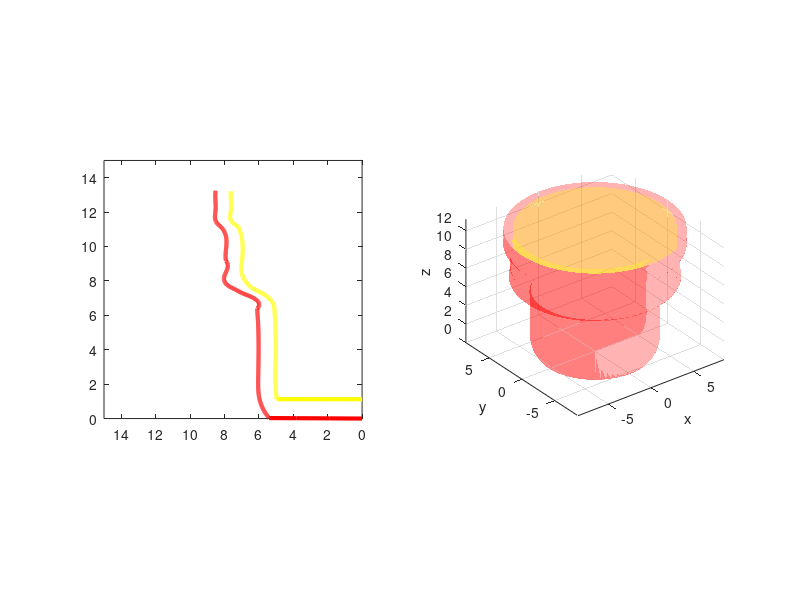

MATLAB code to generate this figure: (Note: this script raises an error after producing the figure.)
% Equipo8.m
% Modelo 2D y 3D de un portavasos para su impresión 3D. Contiene el
% cálculo del volumen y masa del portavasos, así como el costo de producción
% basado en el peso del material utilizado (PLA)-
% Integrantes: Alexa Martinez Escobedo — A00846107, Andrés Rodríguez Cantú — A01287002,
% Viviana González Cervantes — A01572270

clear; clf; clc;
%puntos en x
Px = [
    0.00000000000000;
    0.02829384143869;
    1.12438058710880;
    2.34647517130020;
    3.48843240570850;
    4.69049265245410;
    6.39341133534370;
    7.02021222699750;
    7.25711706852100;
    7.53645262792920;
    8.00000000000000;
    8.50565163089840;
    9.17156151452510;
    9.79830022852660;
    10.6013092058411;
    11.1301199957799;
    11.5022461072183;
    12.0702280667822;
    12.5794532719084;
    13.2453631555351;
];


%puntos Y
Py = [
    0.0000000000000;
    5.3987521943738;
    5.9597136428551;
    6.0398509926382;
    6.0199883424212;
    6.0199883424212;
    6.0999540049755;
    6.3384842998871;
    6.9112989913319;
    7.4381470717348;
    8.0121000000000;
    7.9121857971254;
    7.9121857971254;
    7.9121857971254;
    7.9121000000000;
    8.1863839845010;
    8.5172668503771;
    8.5172600000000;
    8.5170000000000;
    8.5170000000000;
];

hold on
delta = 0.01;

%función 1 fx
x = [Px(1), Px(2)];
y = [Py(1), Py(2)];
x1= Px(1) : delta : Px(2);
y1= spline(x, y, x1);

%función 2 gx
x = [Px(2), Px(3), Px(4), Px(5), Px(6), Px(7)];
y = [Py(2), Py(3), Py(4), Py(5), Py(6), Py(7)];
x2= Px(2) : delta : Px(7);
y2= spline(x, y, x2);

%función 3 hx
x = [Px(7), Px(8), Px(9)];
y = [Py(7), Py(8), Py(9)];
x3= Px(7) : delta : Px(9);
y3= spline(x, y, x3);

%función 4 px
x = [Px(9), Px(10)];
y = [Py(9), Py(10)];
x4= Px(9) : delta : Px(10);
y4= spline(x, y, x4);

%función 5 qx
x = [Px(10), Px(11), Px(12), Px(13)];
y = [Py(10), Py(11), Py(12), Py(13)];
x5= Px(10) : delta : Px(13);
y5= spline(x, y, x5);

%función 6 rx
x = [Px(13), Px(14), Px(15), Px(16)];
y = [Py(13), Py(14), Py(15), Py(16)];
x6= Px(13) : delta : Px(16);
y6= spline(x, y, x6);

%función 7 sx
x = [Px(16), Px(17), Px(18), Px(19), Px(20)];
y = [Py(16), Py(17), Py(18), Py(19), Py(20)];
x7= Px(16) : delta : Px(20);
y7= spline(x, y, x7);

%plot(x1, y1, 'r', 'LineWidth',3)
%plot(x2, y2, 'm', 'LineWidth',3)
%plot(x3, y3, 'c', 'LineWidth',3)
%plot(x4, y4, 'k', 'LineWidth',3)
%plot(x5, y5, 'r', 'LineWidth',3)
%plot(x6, y6, 'y', 'LineWidth',3)
%plot(x7, y7, 'y', 'LineWidth',3)

X = [x1, x2, x3, x4, x5, x6, x7];
Y = [y1, y2, y3, y4, y5, y6, y7];

xMin = min(X);
xMax = max(X);
yMin = min(Y);
yMax = max(Y);

%grafica 2d
subplot(1, 2, 1)
plot(X, Y, 'r', 'LineWidth', 3)
xlim([0 15])
ylim([0 15])
camroll(90)

%grafica 3d
% Gráfica 3D creada a partir 
subplot(1, 2, 2)
hold on
theta = linspace(0, 2*pi, 72);
[thetaGridOuter, xGridOuter] = meshgrid(theta, X);
radiusGridOuter = repmat(Y(:), 1, numel(theta));
% rotate so axis of revolution aligns with Z: axial coordinate = X
newXOuter = radiusGridOuter .* cos(thetaGridOuter);
newYOuter = radiusGridOuter .* sin(thetaGridOuter);
newZOuter = xGridOuter;
surf(newXOuter, newYOuter, newZOuter, ...
    'FaceColor', [1 0 0], ...
    'FaceAlpha', 0.3, ...
    'EdgeColor', 'none');
view(3)
axis equal
% after rotation, axial limits go on Z
xlim([-yMax yMax])
ylim([-yMax yMax])
zlim([xMin xMax])
xlabel('x')
ylabel('y')
zlabel('z')
grid on




%%%%%%%%%%%%%%%%%%%%%%%%%%%%parte 4



%obtener coeficientes 
P1 = vander(Px(1:2)) \ Py(1:2);
P2 = vander(Px(2:7)) \ Py(2:7);
P3 = vander(Px(7:9)) \ Py(7:9);
P4 = vander(Px(9:10)) \ Py(9:10);
P5 = vander(Px(10:13)) \ Py(10:13);
P6 = vander(Px(13:16)) \ Py(13:16);
P7 = vander(Px(16:20)) \ Py(16:20);


%crear funciones con los coeficientes
f1 = @(x) pi*(P1(1)*x+P1(2)).^2; 
f2 = @(x) pi*(P2(1)*x.^5 + P2(2)*x.^4 + P2(3)*x.^3 + P2(4)*x.^2 + P2(5)*x + P2(6)).^2; 
f3 = @(x) pi*(P3(1)*x.^2 + P3(2)*x + P3(3)).^2;
f4 = @(x) pi*(P4(1)*x+P4(2)).^2; 
f5 = @(x) pi*(P5(1)*x.^3 + P5(2)*x.^2 + P5(3)*x + P5(4)).^2;
f6 = @(x) pi*(P6(1)*x.^3 + P6(2)*x.^2 + P6(3)*x + P6(4)).^2;
f7 = @(x) pi *(P7(1)*x.^4 + P7(2)*x.^3 + P7(3)*x.^2 + P7(4)*x + P7(5)).^2;


v1 = integral(f1, Px(1), Px(2));
v2 = integral(f2, Px(2), Px(7));
v3 = integral(f3, Px(7), Px(9));
v4 = integral(f4, Px(9), Px(10));
v5 = integral(f5, Px(10), Px(13));
v6 = integral(f6, Px(13), Px(16));
v7 = integral(f7, Px(16), Px(20));

vt = v1 + v2 + v3 + v4 + v5 +v6+v7;
% disp("El volumen total es: " + vt + " cm^3")

%densidad del acero inoxidable 
densidad = 1.25; %g/cm^3

%masa de afuera
masa = vt * densidad;
% disp("La masa total del florero es " + masa + " gramos")

%masa en kg
masaEnKg = masa/1000;
% disp("Masa en kg: "+ masaEnKg)




%%%%%%%%%%%%PARTE INTERNA

PDx = [
    1.12300000000000;
    1.12438058710880;
    2.34647517130020;
    3.48843240570850;
    4.69049265245410;
    6.39341133534370;
    6.93399925442280;
    7.31119886263940;
    7.53516113001800;
    8.04791684743750;
    8.50000000000000;
    9.09110951391170;
    9.75411585882000;
    10.6013092058411;
    11.1660280399948;
    11.4936629577973;
    12.1079784286769;
    12.6403851701060;
    13.2137462762604;
];


PDy = [
    0.0000000000000; 
    4.9597136428551;
    5.0398509926382;
    5.0199883424212;
    5.0199883424212;
    5.0999540049755;
    5.3508500413040;
    5.8518182709667;
    6.3233177812375;
    6.8301797547786;
    7.0000000000000;
    6.9834170956167;
    6.9390003916599;
    7.0121000000000;
    7.2034894775654;
    7.6130331248185;
    7.6130331248185;
    7.6130331248185;
    7.6232717159998;
];


hold on
delta = 0.01;

%función delta 1
x = [PDx(1), PDx(2)];
y = [PDy(1), PDy(2)];
xD0= PDx(1) : delta : PDx(2);
yD0= spline(x, y, xD0);

%función delta 2 
x = [PDx(2), PDx(3), PDx(4), PDx(5), PDx(6)];
y = [PDy(2), PDy(3), PDy(4), PDy(5), PDy(6)];
xD1= PDx(2) : delta : PDx(6);
yD1= spline(x, y, xD1);

%función delta 3 
x = [PDx(6), PDx(7), PDx(8)];
y = [PDy(6), PDy(7), PDy(8)];
xD2= PDx(6) : delta : PDx(8);
yD2= spline(x, y, xD2);

%función delta 4 
x = [PDx(8), PDx(9)];
y = [PDy(8), PDy(9)];
xD3= PDx(8) : delta : PDx(9);
yD3= spline(x, y, xD3);

%función delta 5 
x = [PDx(9), PDx(10), PDx(11), PDx(12)];
y = [PDy(9), PDy(10), PDy(11), PDy(12)];
xD4= PDx(9) : delta : PDx(12);
yD4= spline(x, y, xD4);


%función delta 6
x = [PDx(12), PDx(13), PDx(14), PDx(15)];
y = [PDy(12), PDy(13), PDy(14), PDy(15)];
xD5= PDx(12) : delta : PDx(15);
yD5= spline(x, y, xD5);


%función delta 7
x = [PDx(15), PDx(16), PDx(17), PDx(18), PDx(19)];
y = [PDy(15), PDy(16), PDy(17), PDy(18), PDy(19)];
xD6= PDx(15) : delta : PDx(19);
yD6= spline(x, y, xD6);



%plot(xD1, yD1, 'r', 'LineWidth',3)
%plot(xD2, yD2, 'm', 'LineWidth',3)
%plot(xD3, yD3, 'c', 'LineWidth',3)
%plot(xD4, yD4, 'k', 'LineWidth',3)
%plot(xD5, yD5, 'r', 'LineWidth',3)
%plot(xD6, yD6, 'y', 'LineWidth',3)


XD = [xD0, xD1, xD2, xD3, xD4, xD5, xD6];
YD = [yD0, yD1, yD2, yD3, yD4, yD5, yD6];

xMin = min([xMin, XD]);
xMax = max([xMax, XD]);
yMin = min([yMin, YD]);
yMax = max([yMax, YD]);

%grafica 2d
subplot(1, 2, 1)
hold on
plot(XD, YD, 'y', 'LineWidth', 3)
xlim([0 15])
ylim([0 15])
% camroll(90)

%grafica 3d
subplot(1, 2, 2)
[thetaGridInner, xGridInner] = meshgrid(theta, XD);
radiusGridInner = repmat(YD(:), 1, numel(theta));
newXInner = radiusGridInner .* cos(thetaGridInner);
newYInner = radiusGridInner .* sin(thetaGridInner);
newZInner = xGridInner;
surf(newXInner, newYInner, newZInner, ...
    'FaceColor', [1 1 0], ...
    'FaceAlpha', 0.3, ...
    'EdgeColor', 'none');
view(3)
axis equal
% keep same shared limits after rotation
xlim([-yMax yMax])
ylim([-yMax yMax])
zlim([xMin xMax])
xlabel('x')
ylabel('y')
zlabel('z')
grid on



%obtener coeficientes 
PD0 = vander(PDx(1:2)) \ PDy(1:2);
PD1 = vander(PDx(2:6)) \ PDy(2:6);
PD2 = vander(PDx(6:8)) \ PDy(6:8);
PD3 = vander(PDx(8:9)) \ PDy(8:9);
PD4 = vander(PDx(9:12)) \ PDy(9:12);
PD5 = vander(PDx(12:15)) \ PDy(12:15);
PD6 = vander(PDx(15:19)) \ PDy(15:19);


%crear funciones con los coeficientes
fD0 = @(x) pi*(PD0(1)*x+PD0(2)).^2;
fD1 = @(x) pi*(PD1(1)*x.^4 + PD1(2)*x.^3 + PD1(3)*x.^2 + PD1(4)*x + PD1(5)).^2;
fD2 = @(x) pi*(PD2(1)*x.^2 + PD2(2)*x + PD2(3)).^2; 
fD3 = @(x) pi*(PD3(1)*x+PD3(2)).^2; 
fD4 = @(x) pi*(PD4(1)*x.^3 + PD4(2)*x.^2 + PD4(3)*x + PD4(4)).^2;
fD5 = @(x) pi*(PD5(1)*x.^3 + PD5(2)*x.^2 + PD5(3)*x + PD5(4)).^2;
fD6 = @(x) pi*(PD6(1)*x.^4 + PD6(2)*x.^3 + PD6(3)*x.^2 + PD6(4)*x + PD6(5)).^2;


vD0 = integral(fD0, PDx(1), PDx(2));
vD1 = integral(fD1, PDx(2), PDx(6));
vD2 = integral(fD2, PDx(6), PDx(8));
vD3 = integral(fD3, PDx(8), PDx(9));
vD4 = integral(fD4, PDx(9), PDx(12));
vD5 = integral(fD5, PDx(12), PDx(15));
vD6 = integral(fD6, PDx(15), PDx(19));


vDt = vD0 + vD1 + vD2 + vD3 + vD4 + vD5 + vD6;


%disp("El volumen DELTA total es: " + vDt + " cm^3")

%densidad del PLA
densidad = 1.25; %g/cm^3

%masa
masaD = vDt * densidad;
%disp("La masa total del florero es " + masa2 + " gramos")

%masa en kg
masaDEnKg = masaD/1000;
%disp("Masa en kg: "+ masaEnKg2)

%precio y costo total
precio = 200; 
costo2 = precio * masaDEnKg;

%disp("El costo total del florero es de: $" + costo2)


vResultante = vt - vDt;
masaResultante = masaEnKg - masaDEnKg;
disp("volumen resultante: "+vResultante + "cm^3")
disp("masa resultante: " +masaResultante + " kg")
costoR = precio * masaResultante;
disp("costo final: $"+costoR)
